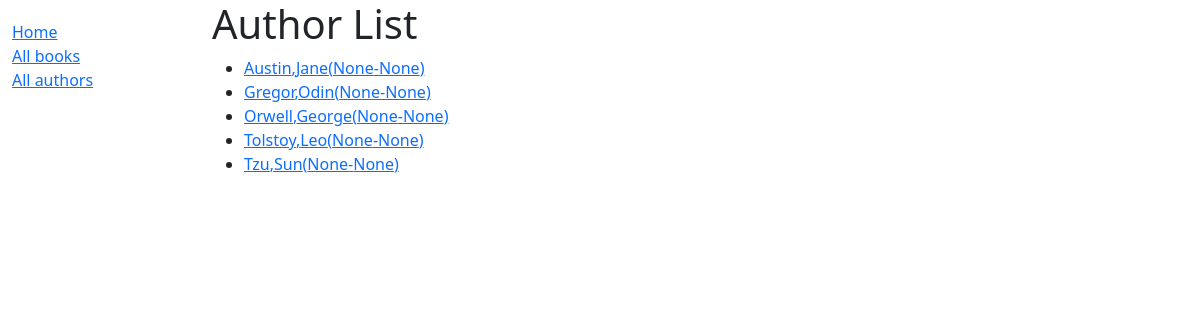
Screenshot of /catalog/authors/ with the database file from the repository.
### catalog/models.py (models this page shows, shortened)
class Author(models.Model):
    first_name = models.CharField(max_length=100)
    last_name = models.CharField(max_length=100)
    date_of_birth = models.DateField(null=True, blank=True)
    date_of_death = models.DateField('Died', null=True, blank=True)
    class Meta:
        ordering = ['last_name', 'first_name']
    def get_absolute_url(self):
        return reverse('author-detail', args=[str(self.id)])

### catalog/views.py (the view)
# urls.py: path('authors/', views.AuthorListView.as_view(), name='authors'),
class AuthorListView(generic.ListView):
    model = Author
    paginate_by = 20

### catalog/templates/catalog/author_list.html
{% extends "base_generic.html" %}
{% block content %}
  <h1>Author List</h1>
  {% if author_list %}
    <ul>
      {% for author in author_list %}
      <li>
        <a href="{{ author.get_absolute_url }}">{{author.last_name}},{{ author.first_name }}({{author.date_of_birth}}-{{author.date_of_death}})</a>
      </li>
      {% endfor %}
    </ul>
  {% else %}
    <p>There are no authors in the library.</p>
  {% endif %}
{% endblock %}

### rows the page displays
Author: last_name "Austin", first_name "Jane", date_of_birth "None", date_of_death "None"
Author: last_name "Gregor", first_name "Odin", date_of_birth "None", date_of_death "None"
Author: last_name "Orwell", first_name "George", date_of_birth "None", date_of_death "None"
Author: last_name "Tolstoy", first_name "Leo", date_of_birth "None", date_of_death "None"
Author: last_name "Tzu", first_name "Sun", date_of_birth "None", date_of_death "None"
